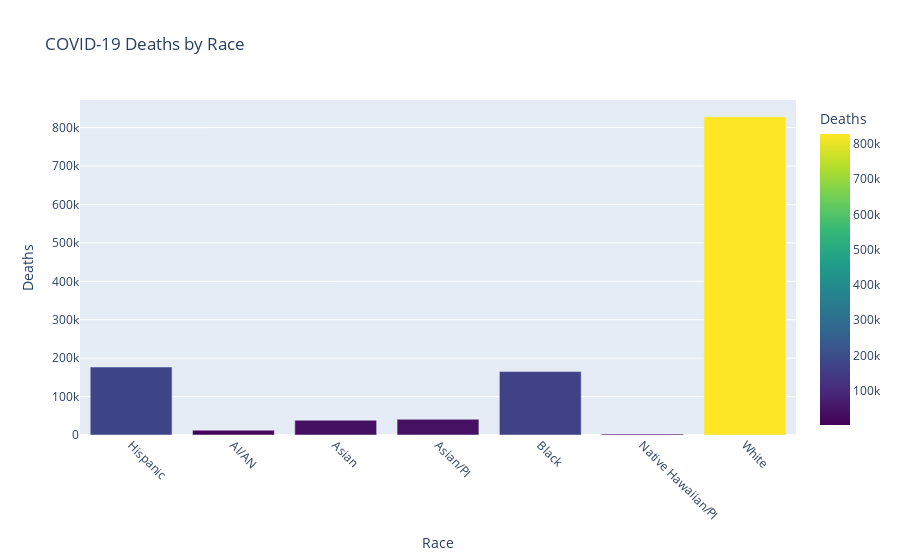

Notebook cell for this chart:
### Markdown cell above
# 🔹 Demographic Comparison — Race & Hispanic Origin

### Code cell
# Mapping of Race & Hispanic Origins to manage cluttred lables
race_map = {
    "Hispanic": "Hispanic",
    "Non-Hispanic American Indian or Alaska Native": "AI/AN",
    "Non-Hispanic Asian": "Asian",
    "Non-Hispanic Asian, Native Hawaiian or Other Pacific Islander": "Asian/PI",
    "Non-Hispanic Black": "Black",
    "Non-Hispanic Native Hawaiian or Other Pacific Islander": "Native Hawaiian/PI",
    "Non-Hispanic White": "White",
}

# Filter race-based records
race_df = (
    df_us_clean[df_us_clean["group"] == "Race"]
    .groupby("subgroup1")["COVID_deaths"]
    .sum()
    .reset_index()
)

# Aggregate race-wise deaths
race_df["race"] = race_df["subgroup1"].map(race_map).fillna(race_df["subgroup1"])

# Visualize
fig = px.bar(
    race_df,
    x="race",
    y="COVID_deaths",
    title="COVID-19 Deaths by Race",
    labels={"race": "Race", "COVID_deaths": "Deaths"},
    color="COVID_deaths",
    color_continuous_scale="viridis",
)
fig.update_layout(xaxis_tickangle=45, legend_title="Deaths")
fig.show()

### Figure 1 — Plotly figure (JSON) as saved in the notebook; plotly's stock layout.template omitted (floating-point values rounded to 4 significant figures)
{"data": [{"hovertemplate": "Race=%{x}<br>Deaths=%{marker.color}<extra></extra>", "legendgroup": "", "marker": {"color": [176900.0, 12620.0, 38540.0, 40940.0, 165100.0, 2406.0, 828300.0], "coloraxis": "coloraxis", "pattern": {"shape": ""}}, "name": "", "orientation": "v", "showlegend": false, "textposition": "auto", "type": "bar", "x": ["Hispanic", "AI/AN", "Asian", "Asian/PI", "Black", "Native Hawaiian/PI", "White"], "xaxis": "x", "y": [176900.0, 12620.0, 38540.0, 40940.0, 165100.0, 2406.0, 828300.0], "yaxis": "y"}], "layout": {"barmode": "relative", "coloraxis": {"colorbar": {"title": {"text": "Deaths"}}, "colorscale": [[0, "#440154"], [0.1111, "#482878"], [0.2222, "#3e4989"], [0.3333, "#31688e"], [0.4444, "#26828e"], [0.5556, "#1f9e89"], [0.6667, "#35b779"], [0.7778, "#6ece58"], [0.8889, "#b5de2b"], [1, "#fde725"]]}, "legend": {"title": {"text": "Deaths"}, "tracegroupgap": 0}, "title": {"text": "COVID-19 Deaths by Race"}, "xaxis": {"anchor": "y", "domain": [0, 1], "tickangle": 45, "title": {"text": "Race"}}, "yaxis": {"anchor": "x", "domain": [0, 1], "title": {"text": "Deaths"}}}}
